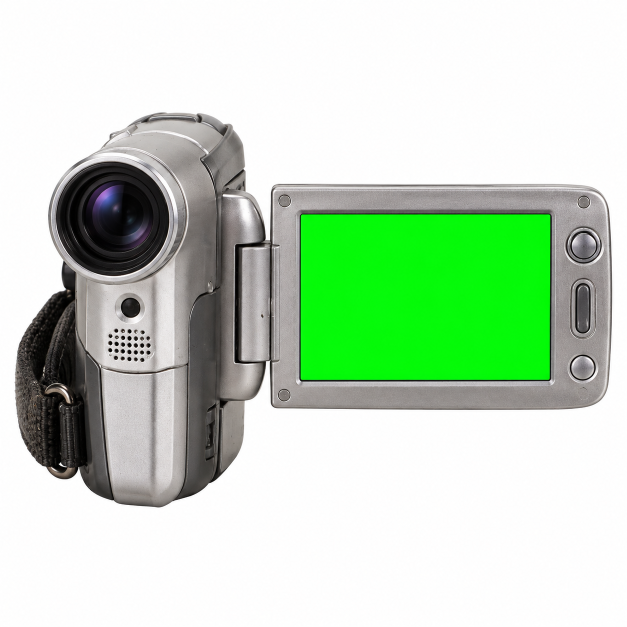
#> input picture kkumeme/frames-ai-2/src/camcorder-1.png, 1254 x 1254 px (shown at 1/2 size)
$ python cut.py ../src/camcorder-1.png ../src/camcorder-2.png 5
#> lines starting #> are read from the running program, lines starting #| are printed output that depends on the picture; after the words box and inside, x2 and y2 are one past the last pixel; in counts of white or black regions, pixels touching at a corner belong together
import sys, numpy as np
from PIL import Image, ImageFilter
from collections import deque
src,dst=sys.argv[1],sys.argv[2]; bgtol=int(sys.argv[3]) if len(sys.argv)>3 else 28
im=Image.open(src).convert("RGB"); a=np.asarray(im).astype(np.int16); h,w,_=a.shape
#> further down, im is the input picture: PIL image 1254x1254 RGB; mean R, G, B 192, 216.4, 190.8
#> after `h, w, _ = a.shape`: h = 1254; w = 1254
bg_ref=np.median(np.concatenate([a[0],a[-1],a[:,0],a[:,-1]]),axis=0)
#> bg_ref = [254, 254, 254]
diff=np.abs(a-bg_ref).max(axis=2)
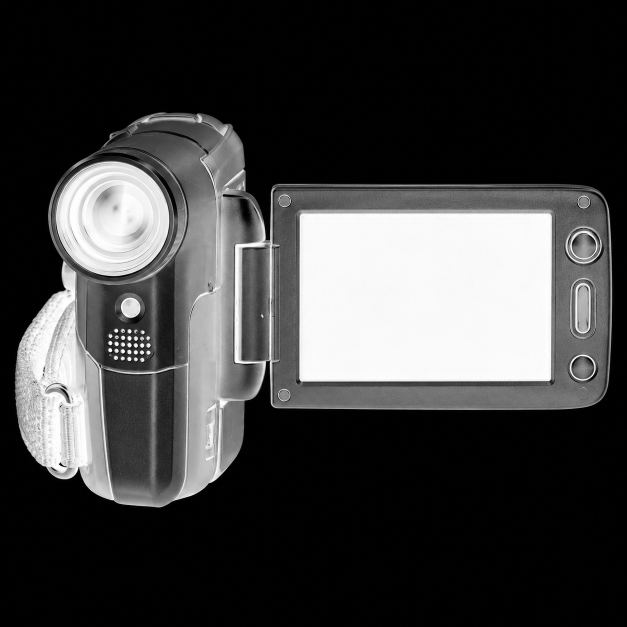
#> diff: shape (1254, 1254) float64 (shown at 1/2 size); min 0, max 254, mean 64
near=diff<bgtol
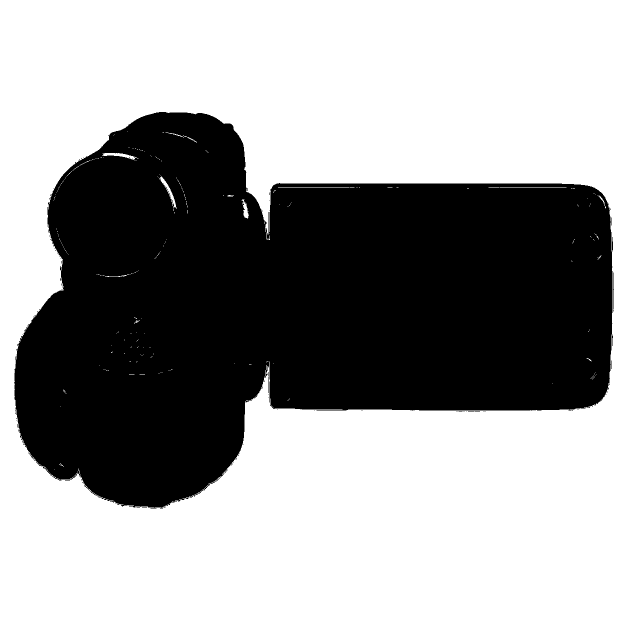
#> near: shape (1254, 1254) bool (shown at 1/2 size); 60.6% white; 69 black regions (65 under 20 px), largest, box (x1, y1, x2, y2) and area: (28, 224, 1226, 1017) 618252, (838, 821, 1060, 823) 261, (537, 753, 539, 805) 77, (1226, 545, 1228, 619) 75
# flood fill background from border
bg=np.zeros((h,w),bool); q=deque()
for x in range(w):
  for y in (0,h-1):
    if near[y,x] and not bg[y,x]: bg[y,x]=True; q.append((y,x))
#> bg: shape (1254, 1254) bool; 0.16% white in thin lines or dots
for y in range(h):
  for x in (0,w-1):
    if near[y,x] and not bg[y,x]: bg[y,x]=True; q.append((y,x))
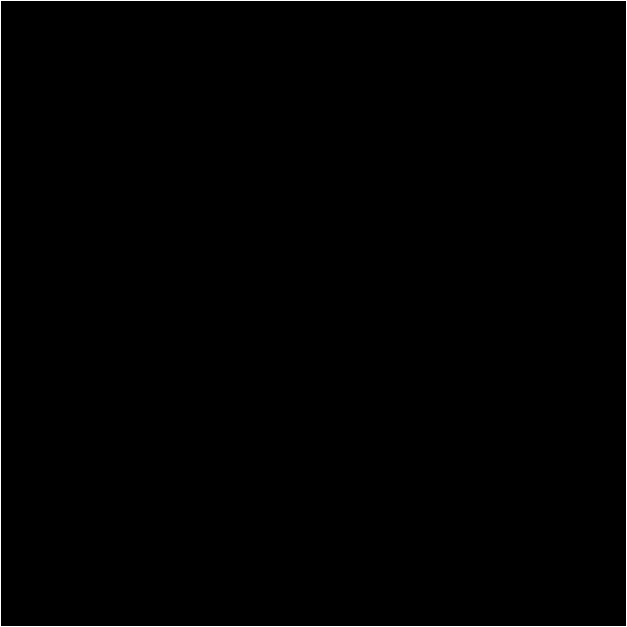
#> bg: shape (1254, 1254) bool (shown at 1/2 size); 0.32% white in thin lines or dots
while q:
  y,x=q.popleft()
  for dy,dx in ((1,0),(-1,0),(0,1),(0,-1)):
    ny,nx=y+dy,x+dx
    if 0<=ny<h and 0<=nx<w and not bg[ny,nx] and near[ny,nx]: bg[ny,nx]=True; q.append((ny,nx))
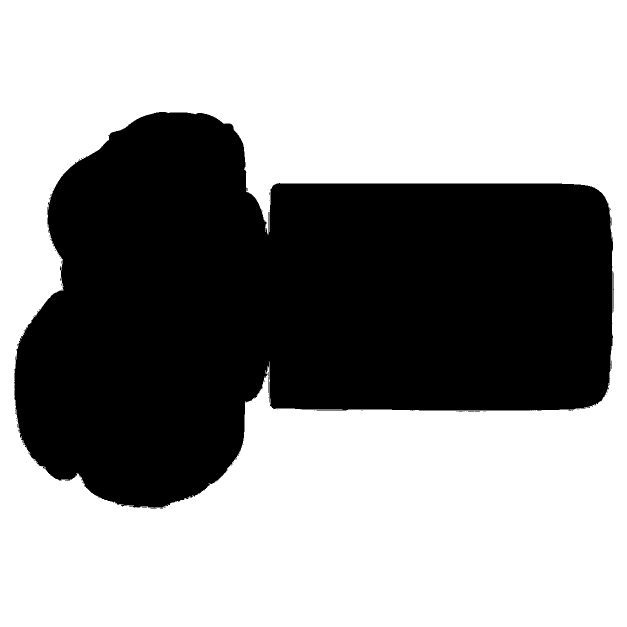
#> bg: shape (1254, 1254) bool (shown at 1/2 size); 60.5% white; 63 black regions (59 under 20 px), largest, box (x1, y1, x2, y2) and area: (28, 224, 1226, 1017) 620843, (838, 821, 1060, 823) 261, (537, 753, 539, 805) 77, (1226, 545, 1228, 619) 75
r,g,b=a[...,0],a[...,1],a[...,2]
green=(g>150)&(g-r>70)&(g-b>70)
#> green: shape (1254, 1254) bool; 10.5% white; 1 white region, box (x1, y1, x2, y2) and area: (601, 429, 1101, 760) 164901
alpha=np.full((h,w),255,np.uint8); alpha[bg]=0; alpha[green]=0
# soften edges: 1px feather
am=Image.fromarray(alpha).filter(ImageFilter.MinFilter(3)).filter(ImageFilter.GaussianBlur(0.8))
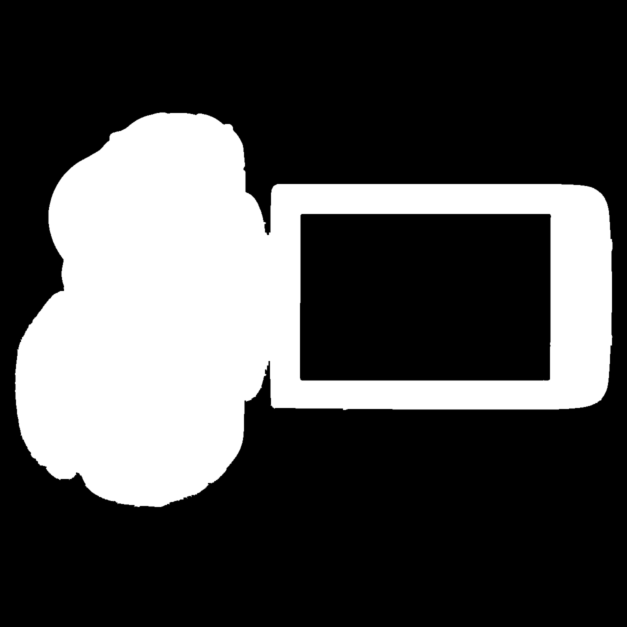
#> am: PIL image 1254x1254 L (shown at 1/2 size); min 0, max 255, mean 72.8
alpha=np.minimum(alpha,np.asarray(am))
# despill green on remaining edge pixels
out=a.copy(); spill=(g>np.maximum(r,b))&(alpha>0)
#> after `spill = (g > np.maximum(r, b)) & (alpha > 0)`: spill: shape (1254, 1254) bool; 0.33% white in thin lines or dots, all inside (x1, y1, x2, y2) = (29, 224, 1224, 1015)
out[...,1]=np.where(spill,np.maximum(r,b),g)
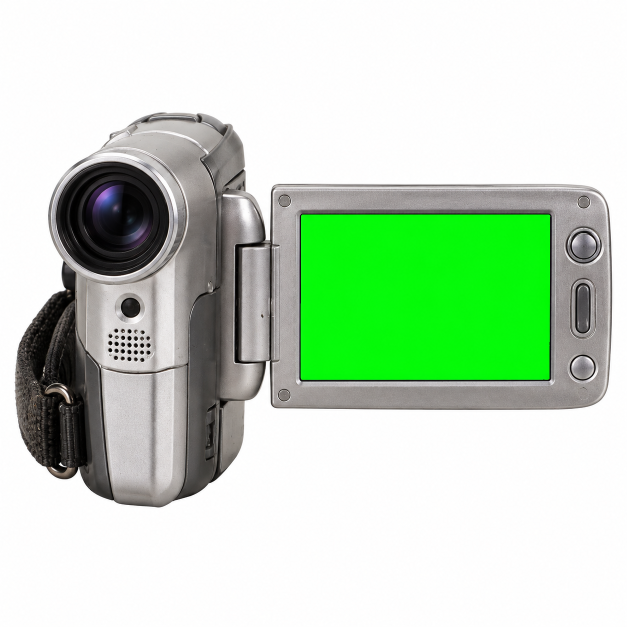
#> out: shape (1254, 1254, 3) int16 (shown at 1/2 size); mean R, G, B 192, 216.3, 190.8
rgba=np.dstack([out.clip(0,255).astype(np.uint8),alpha])
img=Image.fromarray(rgba,"RGBA"); bb=img.getbbox(); img=img.crop((max(bb[0]-4,0),max(bb[1]-4,0),min(bb[2]+4,w),min(bb[3]+4,h)))
#> after `bb = img.getbbox()`: bb = (28, 224, 1226, 1016)
s=1024/max(img.size)
#> s = 0.849
if s<1: img=img.resize((round(img.width*s),round(img.height*s)),Image.LANCZOS)
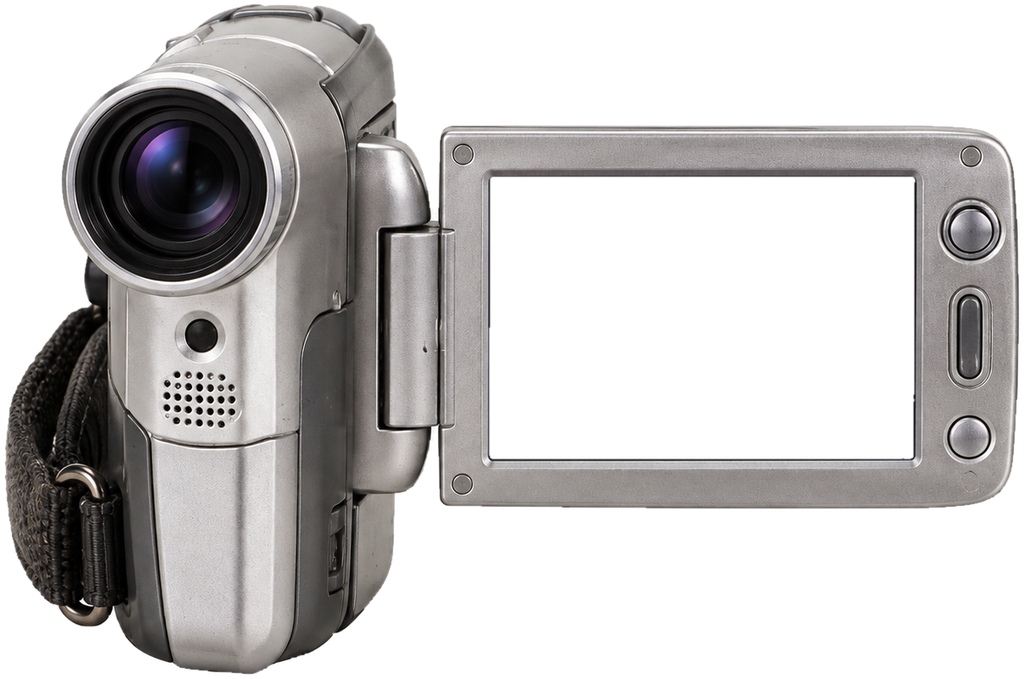
#> img: PIL image 1024x679 RGBA; mean R, G, B, A 62.5, 60.6, 60.2, 118.6; transparent parts drawn white
img.save(dst); print(img.size, "green px",int(green.sum()), "bg px",int(bg.sum()))
#| (1024, 679) green px 164901 bg px 951075

$ run again, on kkumeme/frames-ai-2/src/crt-monitor-1.png
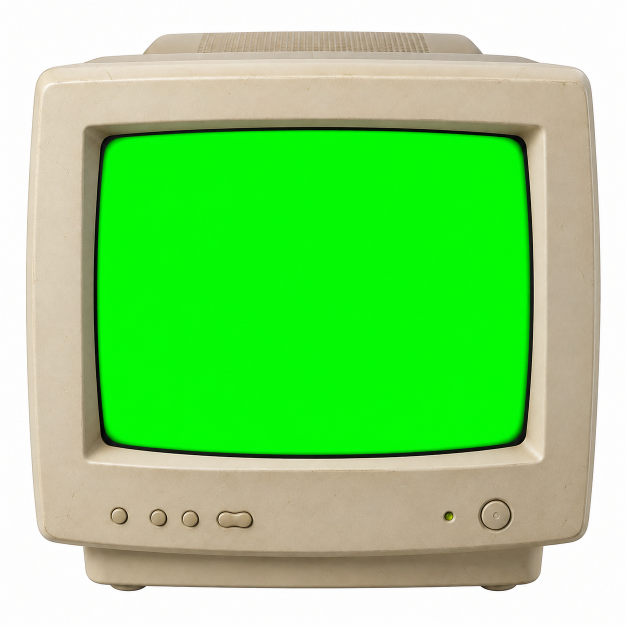
#> input picture kkumeme/frames-ai-2/src/crt-monitor-1.png, 1254 x 1254 px (shown at 1/2 size)
#> im is the input picture: PIL image 1254x1254 RGB; mean R, G, B 137.9, 216.6, 122
#> bg_ref = [254, 253, 253]
#> `near=diff<bgtol`:
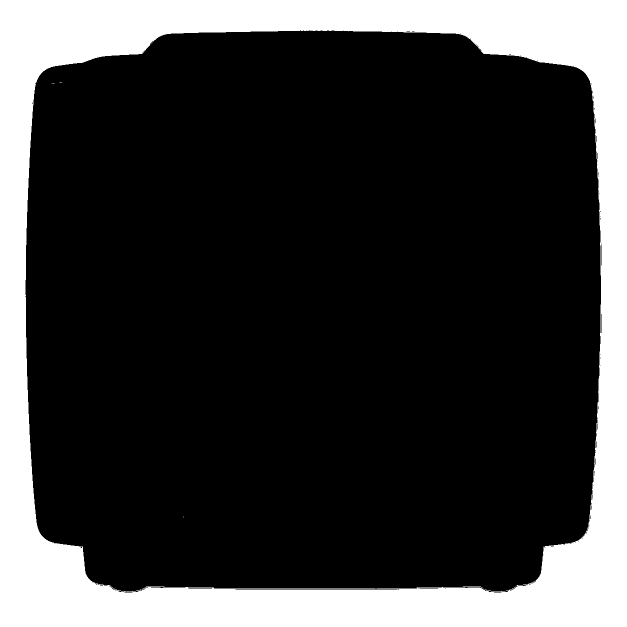
#> near: shape (1254, 1254) bool (shown at 1/2 size); 22.9% white; 6 white regions (5 under 20 px), largest, box (x1, y1, x2, y2) and area: (0, 0, 1254, 1254) 359907
#> green: shape (1254, 1254) bool; 34.3% white; 1 white region, box (x1, y1, x2, y2) and area: (195, 261, 1059, 909) 539154
#> spill: shape (1254, 1254) bool; 1.6% white; 260 white regions (251 under 20 px), largest, box (x1, y1, x2, y2) and area: (188, 241, 1066, 917) 22210, (684, 241, 799, 255) 1077, (847, 243, 909, 257) 474
#> out: shape (1254, 1254, 3) int16; mean R, G, B 137.9, 216.3, 122
#> bb = (51, 62, 1202, 1185)
#> `img = img.crop((max(bb[0] - 4, 0), max(bb[1] - 4, 0), min(bb[2] + 4, w`:
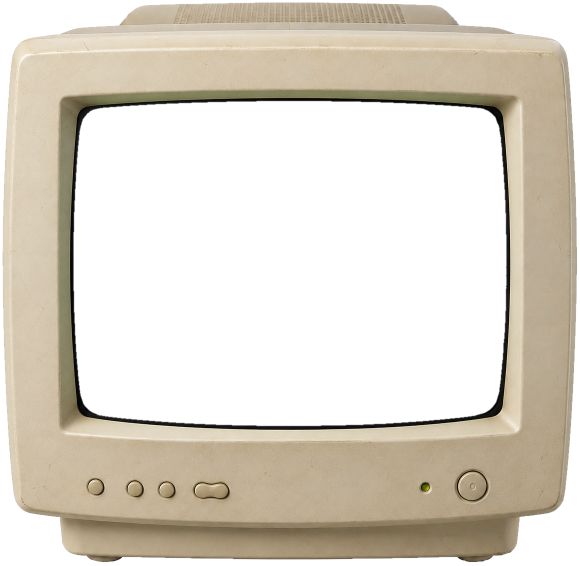
#> img: PIL image 1159x1131 RGBA (shown at 1/2 size); mean R, G, B, A 114.8, 208.9, 95.9, 129.3; transparent parts drawn white
#| (1024, 999) green px 539154 bg px 359573
